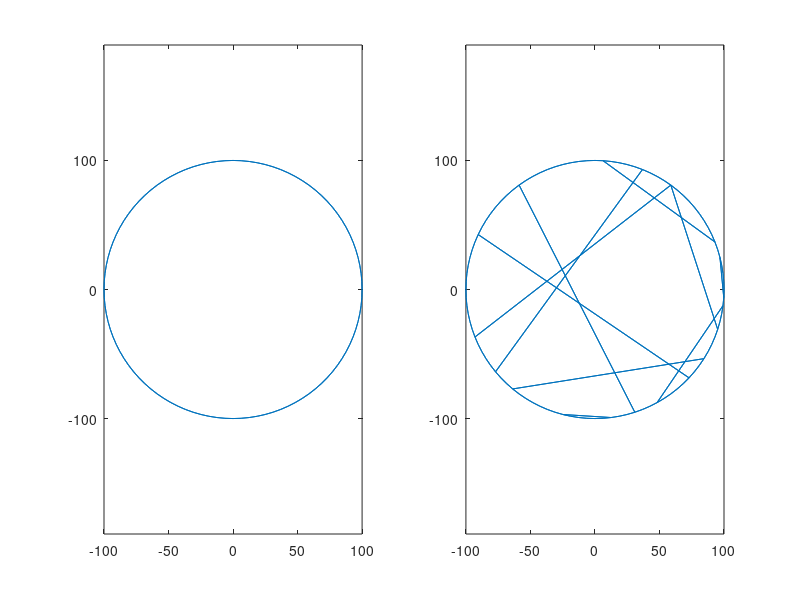

The MATLAB source for this figure:
clear all 
clf 

n = 100;
c = 2;
p = 0.05;

r = 100;

circStep = 2*pi/n;
for i = 1:n
    xPos(i) = cos(circStep*i)*r;
    yPos(i) = sin(circStep*i)*r;
end

A = ones(n);
B = tril(A, -c/2-1);
C = tril(B, -n+c/2);
D = A -(B + B')+(C+C');
connectionMat1 = D -diag(diag(D));

connectionMat2 = connectionMat1;
nrConnections = n*c;
for i=1:nrConnections
    onDiag = true;
    
    while onDiag
        row = randi(n);
        col = randi(n);
        if (row ~= col)
            onDiag = false;
        end
    end
    if (rand < p)
        connectionMat2(row,col) = 1;
        connectionMat2(col,row) = 1;
    end
    
end

subplot(1,2,1)
gplot(connectionMat1, [xPos', yPos']);
axis equal

subplot(1,2,2)
gplot(connectionMat2, [xPos', yPos']);
axis equal

